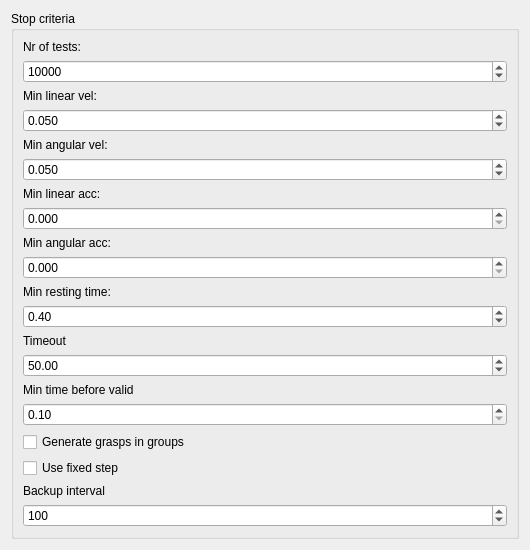
          <widget class="QWidget" name="scrollAreaWidgetContents_2">
           <property name="geometry">
            <rect>
             <x>0</x>
             <y>0</y>
             <width>530</width>
             <height>508</height>
            </rect>
           </property>
           <layout class="QVBoxLayout" name="verticalLayout_11">
            <item>
             <widget class="QGroupBox" name="groupBox_2">
              <property name="minimumSize">
               <size>
                <width>201</width>
                <height>0</height>
               </size>
              </property>
              <property name="title">
               <string>Stop criteria</string>
              </property>
              <layout class="QVBoxLayout" name="verticalLayout_12">
               <item>
                <widget class="QLabel" name="label_3">
                 <property name="text">
                  <string>Nr of tests: </string>
                 </property>
                </widget>
               </item>
               <item>
                <widget class="QSpinBox" name="_nrOfTestsSpin">
                 <property name="toolTip">
                  <string>&lt;!DOCTYPE HTML PUBLIC &quot;-//W3C//DTD HTML 4.0//EN&quot; &quot;http://www.w3.org/TR/REC-html40/strict.dtd&quot;&gt;
&lt;html&gt;&lt;head&gt;&lt;meta name=&quot;qrichtext&quot; content=&quot;1&quot; /&gt;&lt;style type=&quot;text/css&quot;&gt;
p, li { white-space: pre-wrap; }
&lt;/style&gt;&lt;/head&gt;&lt;body style=&quot; font-family:'MS Shell Dlg 2'; font-size:8.25pt; font-weight:400; font-style:normal;&quot;&gt;
&lt;p style=&quot; margin-top:0px; margin-bottom:0px; margin-left:0px; margin-right:0px; -qt-block-indent:0; text-indent:0px; font-size:8pt;&quot;&gt;The number of simulations that is &lt;/p&gt;
&lt;p style=&quot; margin-top:0px; margin-bottom:0px; margin-left:0px; margin-right:0px; -qt-block-indent:0; text-indent:0px; font-size:8pt;&quot;&gt;to be performed.&lt;/p&gt;&lt;/body&gt;&lt;/html&gt;</string>
                 </property>
                 <property name="minimum">
                  <number>1</number>
                 </property>
                 <property name="maximum">
                  <number>1000000</number>
                 </property>
                 <property name="value">
                  <number>10000</number>
                 </property>
                </widget>
               </item>
               <item>
                <widget class="QLabel" name="label_11">
                 <property name="text">
                  <string>Min linear vel:</string>
                 </property>
                </widget>
               </item>
               <item>
                <widget class="QDoubleSpinBox" name="_linVelSpin">
                 <property name="toolTip">
                  <string>Objects must have an linear 
velocity below this value, before
it is considered to be 
resting.</string>
                 </property>
                 <property name="decimals">
                  <number>3</number>
                 </property>
                 <property name="minimum">
                  <double>0.001000000000000</double>
                 </property>
                 <property name="maximum">
                  <double>1.000000000000000</double>
                 </property>
                 <property name="singleStep">
                  <double>0.010000000000000</double>
                 </property>
                 <property name="value">
                  <double>0.050000000000000</double>
                 </property>
                </widget>
               </item>
               <item>
                <widget class="QLabel" name="label_12">
                 <property name="text">
                  <string>Min angular vel:</string>
                 </property>
                </widget>
               </item>
               <item>
                <widget class="QDoubleSpinBox" name="_angVelSpin">
                 <property name="toolTip">
                  <string>Objects must have an angular 
velocity below this value, before
it is considered to be 
resting.</string>
                 </property>
                 <property name="decimals">
                  <number>3</number>
                 </property>
                 <property name="minimum">
                  <double>0.001000000000000</double>
                 </property>
                 <property name="maximum">
                  <double>1.000000000000000</double>
                 </property>
                 <property name="singleStep">
                  <double>0.010000000000000</double>
                 </property>
                 <property name="value">
                  <double>0.050000000000000</double>
                 </property>
                </widget>
               </item>
               <item>
                <widget class="QLabel" name="label_13">
                 <property name="text">
                  <string>Min linear acc:</string>
                 </property>
                </widget>
               </item>
               <item>
                <widget class="QDoubleSpinBox" name="_linAccSpin">
                 <property name="decimals">
                  <number>3</number>
                 </property>
                 <property name="minimum">
                  <double>0.000000000000000</double>
                 </property>
                 <property name="maximum">
                  <double>1.000000000000000</double>
                 </property>
                 <property name="singleStep">
                  <double>0.000001000000000</double>
                 </property>
                 <property name="value">
                  <double>0.000000000000000</double>
                 </property>
                </widget>
               </item>
               <item>
                <widget class="QLabel" name="label_14">
                 <property name="text">
                  <string>Min angular acc:</string>
                 </property>
                </widget>
               </item>
               <item>
                <widget class="QDoubleSpinBox" name="_angAccSpin">
                 <property name="decimals">
                  <number>3</number>
                 </property>
                 <property name="minimum">
                  <double>0.000000000000000</double>
                 </property>
                 <property name="maximum">
                  <double>1.000000000000000</double>
                 </property>
                 <property name="singleStep">
                  <double>0.000001000000000</double>
                 </property>
                 <property name="value">
                  <double>0.000000000000000</double>
                 </property>
                </widget>
               </item>
               <item>
                <widget class="QLabel" name="label_15">
                 <property name="text">
                  <string>Min resting time:</string>
                 </property>
                </widget>
               </item>
               <item>
                <widget class="QDoubleSpinBox" name="_minRestTimeSpin">
                 <property name="toolTip">
                  <string>&lt;!DOCTYPE HTML PUBLIC &quot;-//W3C//DTD HTML 4.0//EN&quot; &quot;http://www.w3.org/TR/REC-html40/strict.dtd&quot;&gt;
&lt;html&gt;&lt;head&gt;&lt;meta name=&quot;qrichtext&quot; content=&quot;1&quot; /&gt;&lt;style type=&quot;text/css&quot;&gt;
p, li { white-space: pre-wrap; }
&lt;/style&gt;&lt;/head&gt;&lt;body style=&quot; font-family:'MS Shell Dlg 2'; font-size:8.25pt; font-weight:400; font-style:normal;&quot;&gt;
&lt;p style=&quot; margin-top:0px; margin-bottom:0px; margin-left:0px; margin-right:0px; -qt-block-indent:0; text-indent:0px; font-size:8pt;&quot;&gt; The minimum of time that the &lt;/p&gt;
&lt;p style=&quot; margin-top:0px; margin-bottom:0px; margin-left:0px; margin-right:0px; -qt-block-indent:0; text-indent:0px; font-size:8pt;&quot;&gt;other stop criterias must be &lt;/p&gt;
&lt;p style=&quot; margin-top:0px; margin-bottom:0px; margin-left:0px; margin-right:0px; -qt-block-indent:0; text-indent:0px; font-size:8pt;&quot;&gt;true before this stop criteria &lt;/p&gt;
&lt;p style=&quot; margin-top:0px; margin-bottom:0px; margin-left:0px; margin-right:0px; -qt-block-indent:0; text-indent:0px; font-size:8pt;&quot;&gt;becomes true.&lt;/p&gt;
&lt;p style=&quot; margin-top:0px; margin-bottom:0px; margin-left:0px; margin-right:0px; -qt-block-indent:0; text-indent:0px; font-size:8pt;&quot;&gt; Time is in seconds&lt;/p&gt;
&lt;p style=&quot; margin-top:0px; margin-bottom:0px; margin-left:0px; margin-right:0px; -qt-block-indent:0; text-indent:0px; font-size:8pt;&quot;&gt; &lt;/p&gt;&lt;/body&gt;&lt;/html&gt;</string>
                 </property>
                 <property name="singleStep">
                  <double>0.010000000000000</double>
                 </property>
                 <property name="value">
                  <double>0.400000000000000</double>
                 </property>
                </widget>
               </item>
               <item>
                <widget class="QLabel" name="label_16">
                 <property name="text">
                  <string>Timeout</string>
                 </property>
                </widget>
               </item>
               <item>
                <widget class="QDoubleSpinBox" name="_maxRunningTimeSpin">
                 <property name="toolTip">
                  <string>&lt;!DOCTYPE HTML PUBLIC &quot;-//W3C//DTD HTML 4.0//EN&quot; &quot;http://www.w3.org/TR/REC-html40/strict.dtd&quot;&gt;
&lt;html&gt;&lt;head&gt;&lt;meta name=&quot;qrichtext&quot; content=&quot;1&quot; /&gt;&lt;style type=&quot;text/css&quot;&gt;
p, li { white-space: pre-wrap; }
&lt;/style&gt;&lt;/head&gt;&lt;body style=&quot; font-family:'MS Shell Dlg 2'; font-size:8.25pt; font-weight:400; font-style:normal;&quot;&gt;
&lt;p style=&quot; margin-top:0px; margin-bottom:0px; margin-left:0px; margin-right:0px; -qt-block-indent:0; text-indent:0px; font-size:8pt;&quot;&gt;The maximum running time &lt;/p&gt;
&lt;p style=&quot; margin-top:0px; margin-bottom:0px; margin-left:0px; margin-right:0px; -qt-block-indent:0; text-indent:0px; font-size:8pt;&quot;&gt;allowed. If this time is exceeded &lt;/p&gt;
&lt;p style=&quot; margin-top:0px; margin-bottom:0px; margin-left:0px; margin-right:0px; -qt-block-indent:0; text-indent:0px; font-size:8pt;&quot;&gt;the one test will not be saved.&lt;/p&gt;&lt;/body&gt;&lt;/html&gt;</string>
                 </property>
                 <property name="maximum">
                  <double>999.990000000000009</double>
                 </property>
                 <property name="value">
                  <double>50.000000000000000</double>
                 </property>
                </widget>
               </item>
               <item>
                <widget class="QLabel" name="label_17">
                 <property name="text">
                  <string>Min time before valid</string>
                 </property>
                </widget>
               </item>
               <item>
                <widget class="QDoubleSpinBox" name="_minTimeValidSpin">
                 <property name="toolTip">
                  <string>The minimum time that the simulation 
has too run before the other stop 
criterias are evaluated.</string>
                 </property>
                 <property name="minimum">
                  <double>0.100000000000000</double>
                 </property>
                </widget>
               </item>
               <item>
                <widget class="QCheckBox" name="_inGroupsCheck">
                 <property name="text">
                  <string>Generate grasps in groups</string>
                 </property>
                </widget>
               </item>
               <item>
                <widget class="QCheckBox" name="_fixedGroupBox">
                 <property name="text">
                  <string>Use fixed step</string>
                 </property>
                </widget>
               </item>
               <item>
                <widget class="QLabel" name="label_28">
                 <property name="text">
                  <string>Backup interval </string>
                 </property>
                </widget>
               </item>
               <item>
                <widget class="QSpinBox" name="_groupSizeSpin">
                 <property name="minimum">
                  <number>2</number>
                 </property>
                 <property name="maximum">
                  <number>10000</number>
                 </property>
                 <property name="singleStep">
                  <number>1</number>
                 </property>
                 <property name="value">
                  <number>100</number>
                 </property>
                </widget>
               </item>
              </layout>
             </widget>
            </item>
           </layout>
          </widget>
